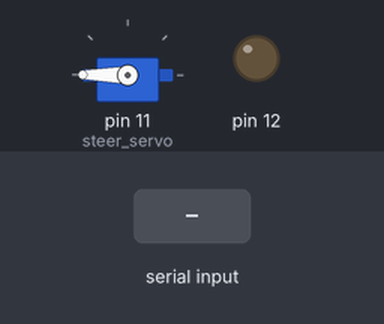
Recording of a sketch running on a simulated Arduino Mega 2560, built with avr-gcc and run on an emulated ATmega2560. On the bench: servo, output pins drawn as LEDs (lit = HIGH). Inputs (shaded band) come from the test bench.

Above: at 1.2 s.
1.3 s: "T90\n" received over the second serial link
At 1.6 s:
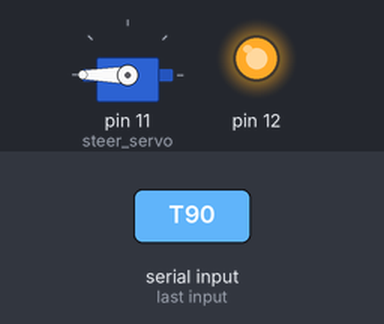
Timing chart, 0 to 4.3 s (numbered marks = the images above; inputs shaded):
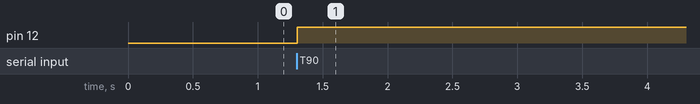

The sketch:

sketch_may30a.ino
```cpp
#include <Servo.h>

String a;
String throttle, steer;
char val;
Servo steer_servo;
void setup() {
steer_servo.attach(11);
Serial1.begin(9600);
Serial.begin(115200);
throttle = "100";
steer = "90";
pinMode (12,OUTPUT);
}

void loop() {
  // put your main code here, to run repeatedly:

  while (Serial1.available()>=4) //все команды содержат овно 4 байта, для удобства
  {
    val = char(Serial1.read());
    if (val == 'T'){ throttle = ""; for (int i=1;i<=3;i++) throttle+=char(Serial1.read());}
    if (val == 'S'){ steer = ""; for (int i=1;i<=3;i++) steer+=char(Serial1.read());}
    /*Serial.print("THR ");
    Serial.print(throttle);
    Serial.print("STR ");
    Serial.print(steer);
    Serial.println();
    */
  }
  analogWrite(12,throttle.toInt()-100);
  steer_servo.write((360-steer.toInt())*0.7);
}
```

Measured:
- after the input at 1.3 s, pin 12: LOW → HIGH at once
